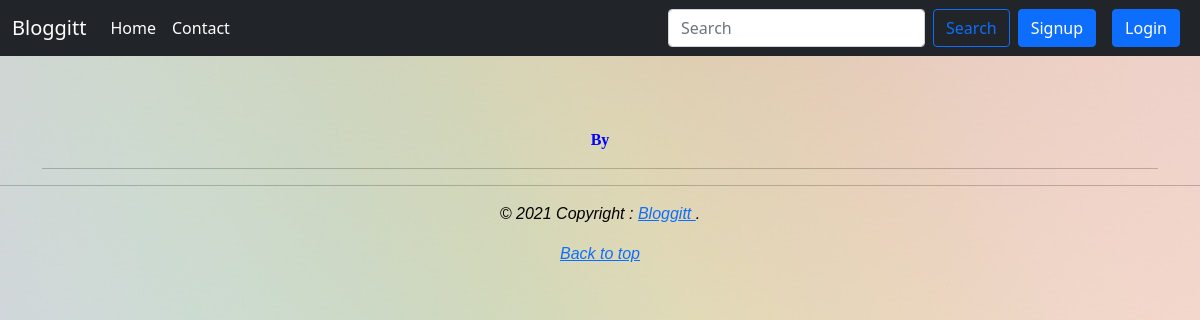
Page /blogview/go-to-gym on the earlier database version.
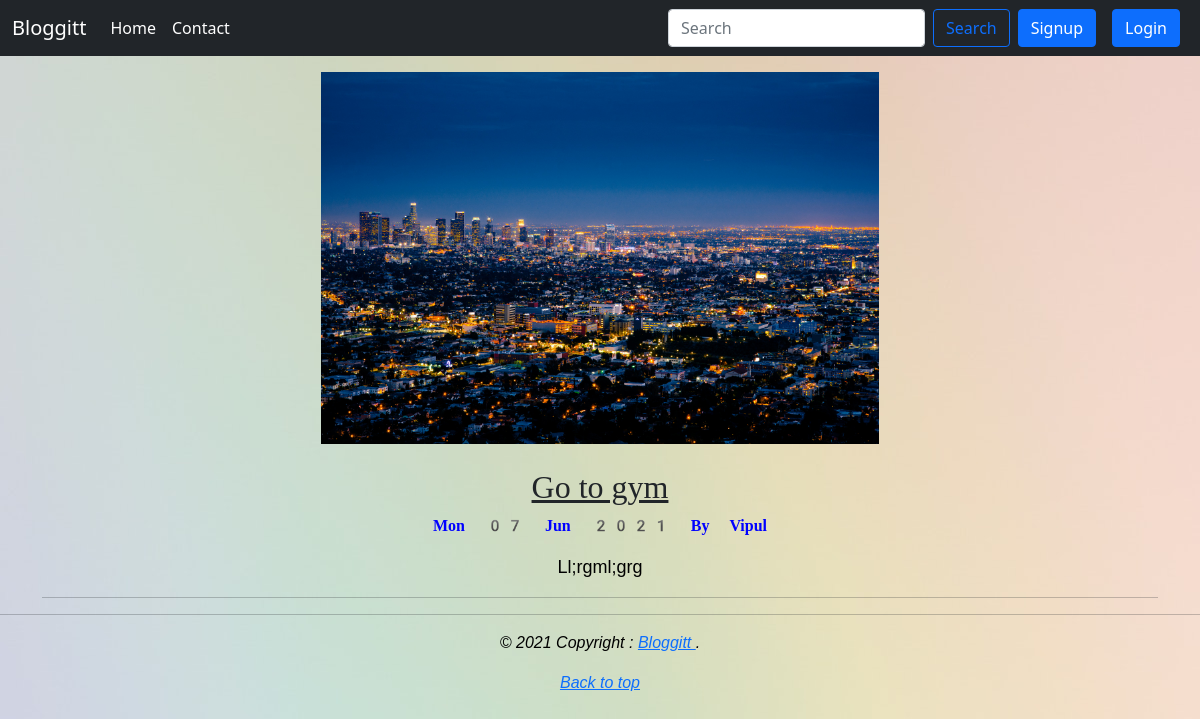
Same page on the later database version.
### blog/models.py (models this page shows, shortened)
class post(models.Model):
    Sno=models.AutoField(primary_key=True)
    title=models.CharField(max_length=50)
    slug = AutoSlugField(populate_from='title', max_length=20)
    user = models.ForeignKey(settings.AUTH_USER_MODEL, on_delete=models.CASCADE,blank=True,null=True)
    desc=models.TextField()
    time=models.DateTimeField(blank=True,auto_now=True)
    thumbnail=models.ImageField( upload_to='media')

### blog/views.py (the view)
# urls.py: path('blogview/<slug:slug>', views.blogview, name='blogview'),
def blogview(request, slug):
    blogs=post.objects.filter(slug=slug).first()
    return render(request,'blogview.html',{"Blog":blogs})

### templates/blogview.html (shortened to what this page needs)
{% extends 'base.html' %}
{% block body%}
<center>
 <div class = "container my-3" style="word-wrap: break-word;">
  {% if Blog.thumbnail %}
           <img src="{{Blog.thumbnail.url}}" width="50%" height="50%"/>
    {% endif %}
    <br>
    <h2 class="blog-post-title" style="font-style: normal;
    font-family: fangsong;
    text-decoration: underline;">{{Blog.title|capfirst|safe}}</h2>
      <strong><p class="blog-post-meta" style="color: blue;
       font-family: emoji;">{{Blog.time|date:"D d M Y"}} By {{Blog.user.first_name|capfirst}}</p></strong>
      <p style="
    font-family: sans-serif;
    font-size: large;
    color: black;">{{Blog.desc|capfirst}}</p>
      <hr>
</div>
</center>
{% endblock body%}

### templates/base.html (shortened to what this page needs)
<!doctype html>
{% load static %}
<html lang="en">
  <head>
    <link href="{% static "styles.css" %}" rel="stylesheet">
    <link href="https://cdn.jsdelivr.net/npm/bootstrap@5.0.0-beta3/dist/css/bootstrap.min.css" rel="stylesheet">
  </head>
  <body style="background-image: url('{% static "color.jpg"%}');">
 <nav class="navbar navbar-expand-sm navbar-dark bg-dark" aria-label="Third navbar example">
    <div class="container-fluid">
      <a class="navbar-brand" href="/">Bloggitt</a>
      <div class="collapse navbar-collapse" id="navbarsExample03">
        <ul class="navbar-nav me-auto mb-2 mb-sm-0">
          <li class="nav-item1">
            <a class="nav-link active" aria-current="page" href="/">Home</a>
          </li>
          <li class="nav-item">
            <a class="nav-link active" href="contact">Contact</a>
          </li>
        </ul>
        <form method='GET' action='/search' class= "d-flex">
          <input class="form-control me-2" type="text" name='find' id='find' placeholder="Search" aria-label="Search">
          <button class="btn btn-outline-primary" type="submit">Search</button>
        </form>
        {% if user.is_authenticated %}
<div class="dropdown mx-3">
  <button class="btn btn-success dropdown-toggle" type="button" id="logutbutton" data-bs-toggle="dropdown" aria-expanded="false">
    Welcome {{user|capfirst}}
  </button>
  <ul class="dropdown-menu" aria-labelledby="dropdownMenuButton1 " >
    <li><a class="dropdown-item" href="logout">Logout</a></li>
  </ul>
</div>
{% else %}
<button type="button" class="btn btn-primary mx-2" data-bs-toggle="modal" data-bs-target="#signupmodal">
      Signup
      </button>
<button type="button" class="btn btn-primary mx-2" data-bs-toggle="modal" data-bs-target="#loginmodal">
      Login
      </button>
{%endif%}
      </div>
    </div>
  </nav>
{% block body%}
{% endblock body %}
<hr>
<center>
<footer class="footer" style="font-family: sans-serif;
    color: black;
    font-style: oblique">
  <p>© 2021 Copyright : <a href="/"> Bloggitt </a>.</p>
  <p>
    <a href="#">Back to top</a>
  </p>
</footer>
</center>
 </body>
</html>

### static/styles.css (style rules this page uses)
.navbar-dark .navbar-brand { font-family: system-ui; }

Differences in the rows shown:
added post: thumbnail (picture), title "Go to gym", time "Mon 07 Jun 2021", user.first_name "Vipul", desc "Ll;rgml;grg"
